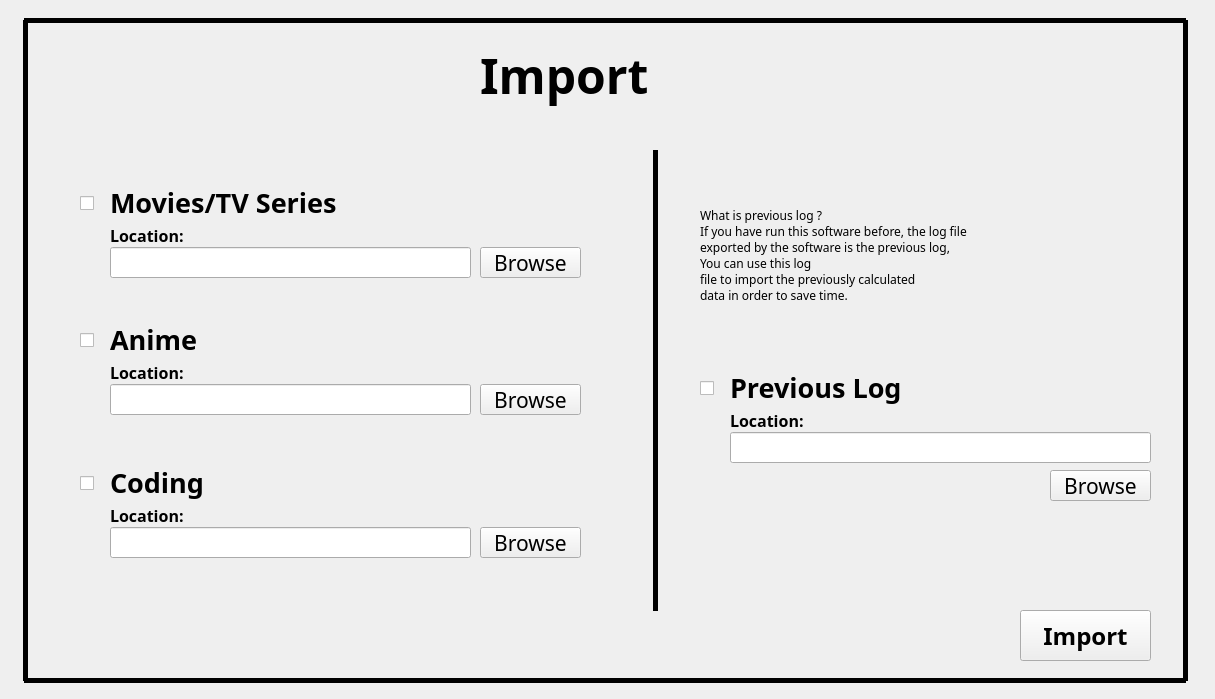
<?xml version="1.0" encoding="UTF-8"?>
<ui version="4.0">
 <class>TTS</class>
 <widget class="QWidget" name="TTS">
  <property name="enabled">
   <bool>true</bool>
  </property>
  <property name="geometry">
   <rect>
    <x>0</x>
    <y>0</y>
    <width>1215</width>
    <height>699</height>
   </rect>
  </property>
  <property name="windowTitle">
   <string>TTS</string>
  </property>
  <widget class="QStackedWidget" name="MainStack">
   <property name="geometry">
    <rect>
     <x>0</x>
     <y>0</y>
     <width>1211</width>
     <height>691</height>
    </rect>
   </property>
   <property name="currentIndex">
    <number>0</number>
   </property>
   <widget class="QWidget" name="ImportPage">
    <widget class="QLabel" name="label">
     <property name="geometry">
      <rect>
       <x>480</x>
       <y>40</y>
       <width>211</width>
       <height>71</height>
      </rect>
     </property>
     <property name="font">
      <font>
       <family>Cascadia Mono</family>
       <pointsize>36</pointsize>
       <bold>true</bold>
      </font>
     </property>
     <property name="text">
      <string>Import</string>
     </property>
    </widget>
    <widget class="QLabel" name="label_3">
     <property name="geometry">
      <rect>
       <x>110</x>
       <y>177</y>
       <width>311</width>
       <height>51</height>
      </rect>
     </property>
     <property name="font">
      <font>
       <family>Cascadia Code</family>
       <pointsize>20</pointsize>
       <bold>true</bold>
      </font>
     </property>
     <property name="text">
      <string>Movies/TV Series</string>
     </property>
    </widget>
    <widget class="QLineEdit" name="txtMovieLocation">
     <property name="geometry">
      <rect>
       <x>110</x>
       <y>247</y>
       <width>361</width>
       <height>31</height>
      </rect>
     </property>
     <property name="font">
      <font>
       <family>Cascadia Code</family>
       <pointsize>10</pointsize>
      </font>
     </property>
    </widget>
    <widget class="Line" name="line">
     <property name="geometry">
      <rect>
       <x>24</x>
       <y>670</y>
       <width>1162</width>
       <height>20</height>
      </rect>
     </property>
     <property name="frameShadow">
      <enum>QFrame::Plain</enum>
     </property>
     <property name="lineWidth">
      <number>5</number>
     </property>
     <property name="orientation">
      <enum>Qt::Horizontal</enum>
     </property>
    </widget>
    <widget class="Line" name="line_2">
     <property name="geometry">
      <rect>
       <x>10</x>
       <y>20</y>
       <width>31</width>
       <height>661</height>
      </rect>
     </property>
     <property name="frameShadow">
      <enum>QFrame::Plain</enum>
     </property>
     <property name="lineWidth">
      <number>5</number>
     </property>
     <property name="orientation">
      <enum>Qt::Vertical</enum>
     </property>
    </widget>
    <widget class="Line" name="line_3">
     <property name="geometry">
      <rect>
       <x>1170</x>
       <y>20</y>
       <width>31</width>
       <height>661</height>
      </rect>
     </property>
     <property name="frameShadow">
      <enum>QFrame::Plain</enum>
     </property>
     <property name="lineWidth">
      <number>5</number>
     </property>
     <property name="orientation">
      <enum>Qt::Vertical</enum>
     </property>
    </widget>
    <widget class="Line" name="line_4">
     <property name="geometry">
      <rect>
       <x>24</x>
       <y>10</y>
       <width>1162</width>
       <height>20</height>
      </rect>
     </property>
     <property name="frameShadow">
      <enum>QFrame::Plain</enum>
     </property>
     <property name="lineWidth">
      <number>5</number>
     </property>
     <property name="orientation">
      <enum>Qt::Horizontal</enum>
     </property>
    </widget>
    <widget class="QPushButton" name="btMovieBrowse">
     <property name="geometry">
      <rect>
       <x>480</x>
       <y>247</y>
       <width>101</width>
       <height>31</height>
      </rect>
     </property>
     <property name="font">
      <font>
       <family>Cascadia Code</family>
       <pointsize>16</pointsize>
      </font>
     </property>
     <property name="text">
      <string>Browse</string>
     </property>
    </widget>
    <widget class="QCheckBox" name="chkbxMovies">
     <property name="geometry">
      <rect>
       <x>80</x>
       <y>190</y>
       <width>31</width>
       <height>26</height>
      </rect>
     </property>
     <property name="text">
      <string/>
     </property>
    </widget>
    <widget class="QLabel" name="label_4">
     <property name="geometry">
      <rect>
       <x>110</x>
       <y>225</y>
       <width>121</width>
       <height>21</height>
      </rect>
     </property>
     <property name="font">
      <font>
       <family>Cascadia Code</family>
       <pointsize>12</pointsize>
       <bold>true</bold>
      </font>
     </property>
     <property name="text">
      <string>Location:</string>
     </property>
    </widget>
    <widget class="QLabel" name="label_5">
     <property name="geometry">
      <rect>
       <x>110</x>
       <y>314</y>
       <width>101</width>
       <height>51</height>
      </rect>
     </property>
     <property name="font">
      <font>
       <family>Cascadia Code</family>
       <pointsize>20</pointsize>
       <bold>true</bold>
      </font>
     </property>
     <property name="text">
      <string>Anime</string>
     </property>
    </widget>
    <widget class="QPushButton" name="btnAnimeBrowse">
     <property name="geometry">
      <rect>
       <x>480</x>
       <y>384</y>
       <width>101</width>
       <height>31</height>
      </rect>
     </property>
     <property name="font">
      <font>
       <family>Cascadia Code</family>
       <pointsize>16</pointsize>
      </font>
     </property>
     <property name="text">
      <string>Browse</string>
     </property>
    </widget>
    <widget class="QLineEdit" name="txtAnimeLocation">
     <property name="geometry">
      <rect>
       <x>110</x>
       <y>384</y>
       <width>361</width>
       <height>31</height>
      </rect>
     </property>
     <property name="font">
      <font>
       <family>Cascadia Code</family>
       <pointsize>10</pointsize>
      </font>
     </property>
    </widget>
    <widget class="QLabel" name="label_6">
     <property name="geometry">
      <rect>
       <x>110</x>
       <y>362</y>
       <width>121</width>
       <height>21</height>
      </rect>
     </property>
     <property name="font">
      <font>
       <family>Cascadia Code</family>
       <pointsize>12</pointsize>
       <bold>true</bold>
      </font>
     </property>
     <property name="text">
      <string>Location:</string>
     </property>
    </widget>
    <widget class="QCheckBox" name="chkbxAnime">
     <property name="geometry">
      <rect>
       <x>80</x>
       <y>327</y>
       <width>31</width>
       <height>26</height>
      </rect>
     </property>
     <property name="text">
      <string/>
     </property>
    </widget>
    <widget class="QLineEdit" name="txtCodingLocation">
     <property name="geometry">
      <rect>
       <x>110</x>
       <y>527</y>
       <width>361</width>
       <height>31</height>
      </rect>
     </property>
     <property name="font">
      <font>
       <family>Cascadia Code</family>
       <pointsize>10</pointsize>
      </font>
     </property>
    </widget>
    <widget class="QCheckBox" name="chkbxCoding">
     <property name="geometry">
      <rect>
       <x>80</x>
       <y>470</y>
       <width>31</width>
       <height>26</height>
      </rect>
     </property>
     <property name="text">
      <string/>
     </property>
    </widget>
    <widget class="QLabel" name="label_7">
     <property name="geometry">
      <rect>
       <x>110</x>
       <y>457</y>
       <width>121</width>
       <height>51</height>
      </rect>
     </property>
     <property name="font">
      <font>
       <family>Cascadia Code</family>
       <pointsize>20</pointsize>
       <bold>true</bold>
      </font>
     </property>
     <property name="text">
      <string>Coding</string>
     </property>
    </widget>
    <widget class="QPushButton" name="btnCodingBrowse">
     <property name="geometry">
      <rect>
       <x>480</x>
       <y>527</y>
       <width>101</width>
       <height>31</height>
      </rect>
     </property>
     <property name="font">
      <font>
       <family>Cascadia Code</family>
       <pointsize>16</pointsize>
      </font>
     </property>
     <property name="text">
      <string>Browse</string>
     </property>
    </widget>
    <widget class="QLabel" name="label_8">
     <property name="geometry">
      <rect>
       <x>110</x>
       <y>505</y>
       <width>121</width>
       <height>21</height>
      </rect>
     </property>
     <property name="font">
      <font>
       <family>Cascadia Code</family>
       <pointsize>12</pointsize>
       <bold>true</bold>
      </font>
     </property>
     <property name="text">
      <string>Location:</string>
     </property>
    </widget>
    <widget class="Line" name="line_5">
     <property name="geometry">
      <rect>
       <x>640</x>
       <y>150</y>
       <width>31</width>
       <height>461</height>
      </rect>
     </property>
     <property name="frameShadow">
      <enum>QFrame::Plain</enum>
     </property>
     <property name="lineWidth">
      <number>5</number>
     </property>
     <property name="orientation">
      <enum>Qt::Vertical</enum>
     </property>
    </widget>
    <widget class="QLineEdit" name="txtLogLocation">
     <property name="geometry">
      <rect>
       <x>730</x>
       <y>432</y>
       <width>421</width>
       <height>31</height>
      </rect>
     </property>
     <property name="font">
      <font>
       <family>Cascadia Code</family>
       <pointsize>10</pointsize>
      </font>
     </property>
    </widget>
    <widget class="QCheckBox" name="chkbxLog">
     <property name="geometry">
      <rect>
       <x>700</x>
       <y>375</y>
       <width>31</width>
       <height>26</height>
      </rect>
     </property>
     <property name="text">
      <string/>
     </property>
    </widget>
    <widget class="QLabel" name="label_9">
     <property name="geometry">
      <rect>
       <x>730</x>
       <y>362</y>
       <width>231</width>
       <height>51</height>
      </rect>
     </property>
     <property name="font">
      <font>
       <family>Cascadia Code</family>
       <pointsize>20</pointsize>
       <bold>true</bold>
      </font>
     </property>
     <property name="text">
      <string>Previous Log</string>
     </property>
    </widget>
    <widget class="QPushButton" name="btnLogBrowse">
     <property name="geometry">
      <rect>
       <x>1050</x>
       <y>470</y>
       <width>101</width>
       <height>31</height>
      </rect>
     </property>
     <property name="font">
      <font>
       <family>Cascadia Code</family>
       <pointsize>16</pointsize>
      </font>
     </property>
     <property name="text">
      <string>Browse</string>
     </property>
    </widget>
    <widget class="QLabel" name="label_10">
     <property name="geometry">
      <rect>
       <x>730</x>
       <y>410</y>
       <width>121</width>
       <height>21</height>
      </rect>
     </property>
     <property name="font">
      <font>
       <family>Cascadia Code</family>
       <pointsize>12</pointsize>
       <bold>true</bold>
      </font>
     </property>
     <property name="text">
      <string>Location:</string>
     </property>
    </widget>
    <widget class="QPushButton" name="btnImport">
     <property name="geometry">
      <rect>
       <x>1020</x>
       <y>610</y>
       <width>131</width>
       <height>51</height>
      </rect>
     </property>
     <property name="font">
      <font>
       <family>Cascadia Code</family>
       <pointsize>18</pointsize>
       <bold>true</bold>
      </font>
     </property>
     <property name="text">
      <string>Import</string>
     </property>
    </widget>
    <widget class="QLabel" name="label_11">
     <property name="geometry">
      <rect>
       <x>700</x>
       <y>200</y>
       <width>491</width>
       <height>111</height>
      </rect>
     </property>
     <property name="font">
      <font>
       <family>Cascadia Code</family>
      </font>
     </property>
     <property name="text">
      <string>What is previous log ? 
If you have run this software before, the log file 
exported by the software is the previous log,
You can use this log 
file to import the previously calculated 
data in order to save time.</string>
     </property>
    </widget>
    <widget class="QPushButton" name="pushButton">
     <property name="geometry">
      <rect>
       <x>360</x>
       <y>193</y>
       <width>31</width>
       <height>21</height>
      </rect>
     </property>
     <property name="text">
      <string/>
     </property>
     <property name="icon">
      <iconset>
       <normaloff>src/info.png</normaloff>src/info.png</iconset>
     </property>
     <property name="flat">
      <bool>true</bool>
     </property>
    </widget>
    <widget class="QPushButton" name="pushButton_2">
     <property name="geometry">
      <rect>
       <x>190</x>
       <y>330</y>
       <width>31</width>
       <height>21</height>
      </rect>
     </property>
     <property name="text">
      <string/>
     </property>
     <property name="icon">
      <iconset>
       <normaloff>src/info.png</normaloff>src/info.png</iconset>
     </property>
     <property name="flat">
      <bool>true</bool>
     </property>
    </widget>
    <widget class="QPushButton" name="pushButton_3">
     <property name="geometry">
      <rect>
       <x>210</x>
       <y>474</y>
       <width>31</width>
       <height>21</height>
      </rect>
     </property>
     <property name="text">
      <string/>
     </property>
     <property name="icon">
      <iconset>
       <normaloff>src/info.png</normaloff>src/info.png</iconset>
     </property>
     <property name="flat">
      <bool>true</bool>
     </property>
    </widget>
   </widget>
   <widget class="QWidget" name="OperationsPage">
    <widget class="QLabel" name="label_2">
     <property name="geometry">
      <rect>
       <x>470</x>
       <y>260</y>
       <width>261</width>
       <height>111</height>
      </rect>
     </property>
     <property name="font">
      <font>
       <pointsize>18</pointsize>
       <bold>true</bold>
      </font>
     </property>
     <property name="text">
      <string>Page 2</string>
     </property>
    </widget>
    <widget class="Line" name="line_6">
     <property name="geometry">
      <rect>
       <x>24</x>
       <y>10</y>
       <width>1162</width>
       <height>20</height>
      </rect>
     </property>
     <property name="frameShadow">
      <enum>QFrame::Plain</enum>
     </property>
     <property name="lineWidth">
      <number>5</number>
     </property>
     <property name="orientation">
      <enum>Qt::Horizontal</enum>
     </property>
    </widget>
    <widget class="Line" name="line_7">
     <property name="geometry">
      <rect>
       <x>1170</x>
       <y>20</y>
       <width>31</width>
       <height>661</height>
      </rect>
     </property>
     <property name="frameShadow">
      <enum>QFrame::Plain</enum>
     </property>
     <property name="lineWidth">
      <number>5</number>
     </property>
     <property name="orientation">
      <enum>Qt::Vertical</enum>
     </property>
    </widget>
    <widget class="Line" name="line_8">
     <property name="geometry">
      <rect>
       <x>24</x>
       <y>670</y>
       <width>1162</width>
       <height>20</height>
      </rect>
     </property>
     <property name="frameShadow">
      <enum>QFrame::Plain</enum>
     </property>
     <property name="lineWidth">
      <number>5</number>
     </property>
     <property name="orientation">
      <enum>Qt::Horizontal</enum>
     </property>
    </widget>
    <widget class="Line" name="line_9">
     <property name="geometry">
      <rect>
       <x>10</x>
       <y>20</y>
       <width>31</width>
       <height>661</height>
      </rect>
     </property>
     <property name="frameShadow">
      <enum>QFrame::Plain</enum>
     </property>
     <property name="lineWidth">
      <number>5</number>
     </property>
     <property name="orientation">
      <enum>Qt::Vertical</enum>
     </property>
    </widget>
   </widget>
  </widget>
 </widget>
 <resources/>
 <connections/>
</ui>
